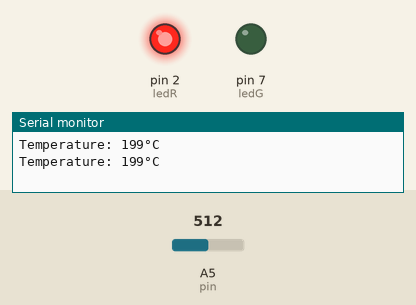
The sketch below on a simulated Arduino Uno, built with avr-gcc and run on an emulated ATmega328P. On the bench: output pins drawn as LEDs (lit = HIGH), the last lines printed to the serial monitor. The test bench sets the inputs (shaded band); at power-on: A5 (pin) = 512.

Above: at 1.8 s.
1.9 s: A5 (pin) set to 185
3.4 s: A5 (pin) set to 153
At 5.2 s:
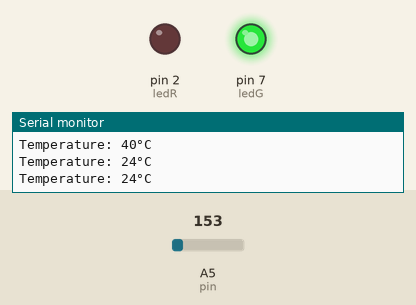
5.5 s: A5 (pin) set to 306
At 6.9 s:
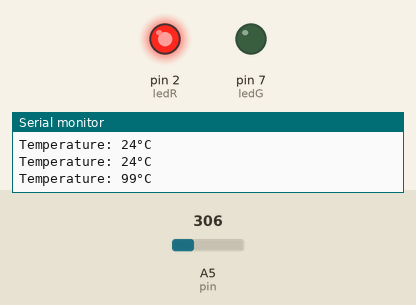
7.5 s: A5 (pin) set to 122
At 8.4 s:
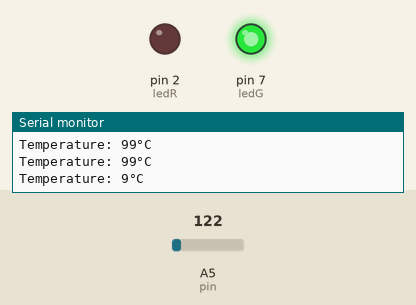
Timing chart, 0 to 10.5 s (numbered marks = the images above; inputs shaded):
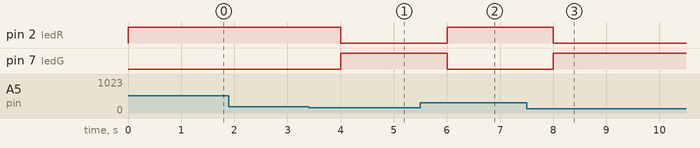

The sketch:

Temperature.ino
```cpp
/* Temperature.ino
   This sketch gets the temperature via an external thermometer and turns two LEDs on depending on the temperature
   @author <Valentin Adlgasser>
   @date <07-06-2018>
   @version <1.0>
   */


#define ledR 2
#define ledG 7

  int pin = A5;   //input number A5 is now the input pin
  int sensor = 0;   //saves the data that come from the thermometer
  int temperature = 0;    //saves the temperature
  int interval = 1000;   //is the delay in which the thermometer scans the temperature


void setup() {
  Serial.begin(9600);
  pinMode(2, OUTPUT);
  pinMode(7, OUTPUT);
}

void loop() {
  digitalWrite(ledR, LOW);
  digitalWrite(ledG, LOW);
  sensor = analogRead(pin);  //reads the data of the thermometer
  temperature = map(sensor, 0, 410, -50, 150);    //changes the data from the thermometer to degrees
  Serial.print("Temperature: ");
  Serial.print(temperature);
  Serial.println("°C");

  //loop to turn on the red led if the degrees are over 30°C
  if(temperature > 30){
    digitalWrite(ledR, HIGH);
    }
  //loop to turn on the green led if the degrees are under 30°C
  else{
    digitalWrite(ledG, HIGH);
    }

  delay(interval);
}
```

Measured:
- the behaviour switches between 167 and 166 on A5 (pin) (found by bisection; images 0 and 1)
- after the input at 3.4 s, pin 2 (ledR): HIGH → LOW after 0.60 s; pin 7 (ledG): LOW → HIGH after 0.60 s
- after the input at 5.5 s, pin 2 (ledR): LOW → HIGH after 0.50 s; pin 7 (ledG): HIGH → LOW after 0.50 s
- after the input at 7.5 s, pin 2 (ledR): HIGH → LOW after 0.50 s; pin 7 (ledG): LOW → HIGH after 0.50 s
